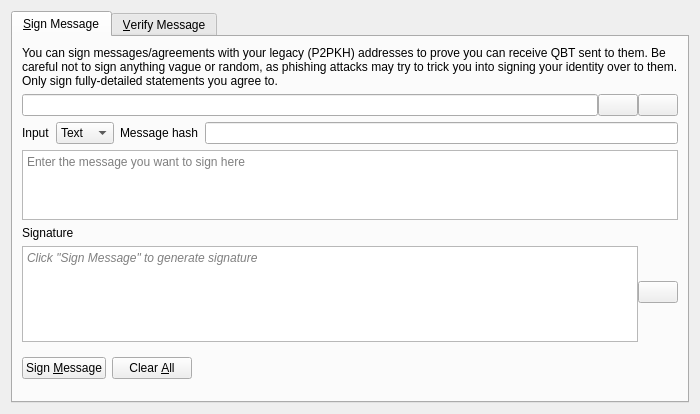
<?xml version="1.0" encoding="UTF-8"?>
<ui version="4.0">
 <class>SignVerifyMessageDialog</class>
 <widget class="QDialog" name="SignVerifyMessageDialog">
  <property name="geometry">
   <rect>
    <x>0</x>
    <y>0</y>
    <width>700</width>
    <height>380</height>
   </rect>
  </property>
  <property name="windowTitle">
   <string>Signatures - Sign / Verify a Message</string>
  </property>
  <property name="modal">
   <bool>true</bool>
  </property>
  <layout class="QVBoxLayout" name="verticalLayout">
   <item>
    <widget class="QTabWidget" name="tabWidget">
     <property name="currentIndex">
      <number>0</number>
     </property>
     <widget class="QWidget" name="tabSignMessage">
      <attribute name="title">
       <string>&amp;Sign Message</string>
      </attribute>
      <layout class="QVBoxLayout" name="verticalLayout_SM">
       <item>
        <widget class="QLabel" name="infoLabel_SM">
         <property name="text">
          <string>You can sign messages/agreements with your legacy (P2PKH) addresses to prove you can receive QBT sent to them. Be careful not to sign anything vague or random, as phishing attacks may try to trick you into signing your identity over to them. Only sign fully-detailed statements you agree to.</string>
         </property>
         <property name="textFormat">
          <enum>Qt::PlainText</enum>
         </property>
         <property name="wordWrap">
          <bool>true</bool>
         </property>
        </widget>
       </item>
       <item>
        <layout class="QHBoxLayout" name="horizontalLayout_1_SM">
         <property name="spacing">
          <number>0</number>
         </property>
         <item>
          <widget class="QValidatedLineEdit" name="addressIn_SM">
           <property name="toolTip">
            <string>The qbit address to sign the message with</string>
           </property>
          </widget>
         </item>
         <item>
          <widget class="QPushButton" name="addressBookButton_SM">
           <property name="toolTip">
            <string>Choose previously used address</string>
           </property>
           <property name="text">
            <string/>
           </property>
           <property name="icon">
            <iconset resource="../qbit.qrc">
             <normaloff>:/icons/address-book</normaloff>:/icons/address-book</iconset>
           </property>
           <property name="shortcut">
            <string>Alt+A</string>
           </property>
           <property name="autoDefault">
            <bool>false</bool>
           </property>
          </widget>
         </item>
         <item>
          <widget class="QPushButton" name="pasteButton_SM">
           <property name="toolTip">
            <string>Paste address from clipboard</string>
           </property>
           <property name="text">
            <string/>
           </property>
           <property name="icon">
            <iconset resource="../qbit.qrc">
             <normaloff>:/icons/editpaste</normaloff>:/icons/editpaste</iconset>
           </property>
           <property name="shortcut">
            <string>Alt+P</string>
           </property>
           <property name="autoDefault">
            <bool>false</bool>
           </property>
          </widget>
         </item>
        </layout>
       </item>
       <item>
        <layout class="QHBoxLayout" name="p2mrInputModeLayout_SM">
         <item>
          <widget class="QLabel" name="p2mrInputModeLabel_SM">
           <property name="text">
            <string>Input</string>
           </property>
           <property name="textFormat">
            <enum>Qt::PlainText</enum>
           </property>
          </widget>
         </item>
         <item>
          <widget class="QComboBox" name="p2mrDataInputMode_SM">
           <item>
            <property name="text">
             <string>Text</string>
            </property>
           </item>
           <item>
            <property name="text">
             <string>Hash</string>
            </property>
           </item>
          </widget>
         </item>
         <item>
          <widget class="QLabel" name="p2mrMessageHashLabel_SM">
           <property name="text">
            <string>Message hash</string>
           </property>
           <property name="textFormat">
            <enum>Qt::PlainText</enum>
           </property>
          </widget>
         </item>
         <item>
          <widget class="QLineEdit" name="p2mrMessageHash_SM">
           <property name="toolTip">
            <string>The 32-byte hash that will be passed to the P2MR/PQC signing RPC</string>
           </property>
           <property name="readOnly">
            <bool>true</bool>
           </property>
          </widget>
         </item>
        </layout>
       </item>
       <item>
        <widget class="QPlainTextEdit" name="messageIn_SM">
         <property name="toolTip">
          <string>Enter the message you want to sign here</string>
         </property>
         <property name="placeholderText">
          <string>Enter the message you want to sign here</string>
         </property>
        </widget>
       </item>
       <item>
        <widget class="QLabel" name="signatureLabel_SM">
         <property name="text">
          <string>Signature</string>
         </property>
         <property name="textFormat">
          <enum>Qt::PlainText</enum>
         </property>
        </widget>
       </item>
       <item>
        <layout class="QHBoxLayout" name="horizontalLayout_2_SM">
         <property name="spacing">
          <number>0</number>
         </property>
         <item>
          <widget class="QPlainTextEdit" name="signatureOut_SM">
           <property name="minimumSize">
            <size>
             <width>0</width>
             <height>96</height>
            </size>
           </property>
           <property name="placeholderText">
            <string>Click "Sign Message" to generate signature</string>
           </property>
           <property name="font">
            <font>
             <italic>true</italic>
            </font>
           </property>
           <property name="readOnly">
            <bool>true</bool>
           </property>
          </widget>
         </item>
         <item>
          <widget class="QPushButton" name="copySignatureButton_SM">
           <property name="toolTip">
            <string>Copy the current signature to the clipboard</string>
           </property>
           <property name="text">
            <string/>
           </property>
           <property name="icon">
            <iconset resource="../qbit.qrc">
             <normaloff>:/icons/editcopy</normaloff>:/icons/editcopy</iconset>
           </property>
           <property name="autoDefault">
            <bool>false</bool>
           </property>
          </widget>
         </item>
        </layout>
       </item>
       <item>
        <layout class="QHBoxLayout" name="horizontalLayout_3_SM">
         <item>
          <widget class="QPushButton" name="signMessageButton_SM">
           <property name="toolTip">
            <string>Sign the message to prove you own this qbit address</string>
           </property>
           <property name="text">
            <string>Sign &amp;Message</string>
           </property>
           <property name="icon">
            <iconset resource="../qbit.qrc">
             <normaloff>:/icons/edit</normaloff>:/icons/edit</iconset>
           </property>
           <property name="autoDefault">
            <bool>false</bool>
           </property>
          </widget>
         </item>
         <item>
          <widget class="QPushButton" name="clearButton_SM">
           <property name="toolTip">
            <string>Reset all sign message fields</string>
           </property>
           <property name="text">
            <string>Clear &amp;All</string>
           </property>
           <property name="icon">
            <iconset resource="../qbit.qrc">
             <normaloff>:/icons/remove</normaloff>:/icons/remove</iconset>
           </property>
           <property name="autoDefault">
            <bool>false</bool>
           </property>
          </widget>
         </item>
         <item>
          <spacer name="horizontalSpacer_1_SM">
           <property name="orientation">
            <enum>Qt::Horizontal</enum>
           </property>
           <property name="sizeHint" stdset="0">
            <size>
             <width>40</width>
             <height>48</height>
            </size>
           </property>
          </spacer>
         </item>
         <item>
          <widget class="QLabel" name="statusLabel_SM">
           <property name="font">
            <font>
             <weight>75</weight>
             <bold>true</bold>
            </font>
           </property>
           <property name="text">
            <string/>
           </property>
           <property name="wordWrap">
            <bool>true</bool>
           </property>
          </widget>
         </item>
         <item>
          <spacer name="horizontalSpacer_2_SM">
           <property name="orientation">
            <enum>Qt::Horizontal</enum>
           </property>
           <property name="sizeHint" stdset="0">
            <size>
             <width>40</width>
             <height>48</height>
            </size>
           </property>
          </spacer>
         </item>
        </layout>
       </item>
      </layout>
     </widget>
     <widget class="QWidget" name="tabVerifyMessage">
      <attribute name="title">
       <string>&amp;Verify Message</string>
      </attribute>
      <layout class="QVBoxLayout" name="verticalLayout_VM">
       <item>
        <widget class="QLabel" name="infoLabel_VM">
         <property name="text">
          <string>Enter the receiver's address, message (ensure you copy line breaks, spaces, tabs, etc. exactly) and signature below to verify the message. Be careful not to read more into the signature than what is in the signed message itself, to avoid being tricked by a man-in-the-middle attack. Note that this only proves the signing party receives with the address, it cannot prove sendership of any transaction!</string>
         </property>
         <property name="textFormat">
          <enum>Qt::PlainText</enum>
         </property>
         <property name="alignment">
          <set>Qt::AlignLeading|Qt::AlignLeft|Qt::AlignTop</set>
         </property>
         <property name="wordWrap">
          <bool>true</bool>
         </property>
        </widget>
       </item>
       <item>
        <layout class="QHBoxLayout" name="horizontalLayout_1_VM">
         <property name="spacing">
          <number>0</number>
         </property>
         <item>
          <widget class="QLabel" name="expectedSignerLabel_VM">
           <property name="visible">
            <bool>false</bool>
           </property>
           <property name="text">
            <string>&amp;Expected signer (optional):</string>
           </property>
           <property name="textFormat">
            <enum>Qt::PlainText</enum>
           </property>
           <property name="buddy">
            <cstring>addressIn_VM</cstring>
           </property>
          </widget>
         </item>
         <item>
          <spacer name="expectedSignerSpacer_VM">
           <property name="orientation">
            <enum>Qt::Horizontal</enum>
           </property>
           <property name="sizeType">
            <enum>QSizePolicy::Fixed</enum>
           </property>
           <property name="sizeHint" stdset="0">
            <size>
             <width>8</width>
             <height>0</height>
            </size>
           </property>
          </spacer>
         </item>
         <item>
          <widget class="QValidatedLineEdit" name="addressIn_VM">
           <property name="toolTip">
            <string>The qbit address the message was signed with</string>
           </property>
          </widget>
         </item>
         <item>
          <widget class="QPushButton" name="addressBookButton_VM">
           <property name="toolTip">
            <string>Choose previously used address</string>
           </property>
           <property name="text">
            <string/>
           </property>
           <property name="icon">
            <iconset resource="../qbit.qrc">
             <normaloff>:/icons/address-book</normaloff>:/icons/address-book</iconset>
           </property>
           <property name="shortcut">
            <string>Alt+A</string>
           </property>
           <property name="autoDefault">
            <bool>false</bool>
           </property>
          </widget>
         </item>
        </layout>
       </item>
       <item>
        <layout class="QHBoxLayout" name="p2mrVerifyModeLayout_VM">
         <item>
          <widget class="QLabel" name="p2mrVerifyModeLabel_VM">
           <property name="text">
            <string>Input</string>
           </property>
           <property name="textFormat">
            <enum>Qt::PlainText</enum>
           </property>
          </widget>
         </item>
         <item>
          <widget class="QComboBox" name="p2mrVerifyInputMode_VM">
           <item>
            <property name="text">
             <string>Text + proof</string>
            </property>
           </item>
           <item>
            <property name="text">
             <string>Hash + proof</string>
            </property>
           </item>
           <item>
            <property name="text">
             <string>Proof only</string>
            </property>
           </item>
          </widget>
         </item>
         <item>
          <widget class="QLabel" name="p2mrVerifyMessageHashLabel_VM">
           <property name="text">
            <string>Message hash</string>
           </property>
           <property name="textFormat">
            <enum>Qt::PlainText</enum>
           </property>
          </widget>
         </item>
         <item>
          <widget class="QLineEdit" name="p2mrVerifyMessageHash_VM">
           <property name="toolTip">
            <string>The 32-byte hash that must match the proof JSON</string>
           </property>
           <property name="readOnly">
            <bool>true</bool>
           </property>
          </widget>
         </item>
        </layout>
       </item>
       <item>
        <widget class="QLabel" name="p2mrVerifyDataLabel_VM">
         <property name="text">
          <string>Data</string>
         </property>
         <property name="textFormat">
          <enum>Qt::PlainText</enum>
         </property>
        </widget>
       </item>
       <item>
        <widget class="QPlainTextEdit" name="p2mrDataIn_VM">
         <property name="toolTip">
          <string>Enter the signed data to bind to the proof JSON</string>
         </property>
         <property name="placeholderText">
          <string>Enter the signed data to bind to the proof JSON</string>
         </property>
        </widget>
       </item>
       <item>
        <widget class="QLabel" name="p2mrProofLabel_VM">
         <property name="text">
          <string>Proof JSON</string>
         </property>
         <property name="textFormat">
          <enum>Qt::PlainText</enum>
         </property>
        </widget>
       </item>
       <item>
        <widget class="QPlainTextEdit" name="messageIn_VM">
          <property name="toolTip">
            <string>The signed message to verify</string>
          </property>
          <property name="placeholderText">
            <string>The signed message to verify</string>
          </property>
        </widget>
       </item>
       <item>
        <widget class="QValidatedLineEdit" name="signatureIn_VM">
          <property name="toolTip">
            <string>The signature given when the message was signed</string>
          </property>
          <property name="placeholderText">
            <string>The signature given when the message was signed</string>
          </property>
        </widget>
       </item>
       <item>
        <layout class="QHBoxLayout" name="horizontalLayout_2_VM">
         <item>
          <widget class="QPushButton" name="verifyMessageButton_VM">
           <property name="toolTip">
            <string>Verify the message to ensure it was signed with the specified qbit address</string>
           </property>
           <property name="text">
            <string>Verify &amp;Message</string>
           </property>
           <property name="icon">
            <iconset resource="../qbit.qrc">
             <normaloff>:/icons/transaction_0</normaloff>:/icons/transaction_0</iconset>
           </property>
           <property name="autoDefault">
            <bool>false</bool>
           </property>
          </widget>
         </item>
         <item>
          <widget class="QPushButton" name="clearButton_VM">
           <property name="toolTip">
            <string>Reset all verify message fields</string>
           </property>
           <property name="text">
            <string>Clear &amp;All</string>
           </property>
           <property name="icon">
            <iconset resource="../qbit.qrc">
             <normaloff>:/icons/remove</normaloff>:/icons/remove</iconset>
           </property>
           <property name="autoDefault">
            <bool>false</bool>
           </property>
          </widget>
         </item>
         <item>
          <spacer name="horizontalSpacer_1_VM">
           <property name="orientation">
            <enum>Qt::Horizontal</enum>
           </property>
           <property name="sizeHint" stdset="0">
            <size>
             <width>40</width>
             <height>48</height>
            </size>
           </property>
          </spacer>
         </item>
         <item>
          <widget class="QLabel" name="statusLabel_VM">
           <property name="font">
            <font>
             <weight>75</weight>
             <bold>true</bold>
            </font>
           </property>
           <property name="text">
            <string/>
           </property>
           <property name="wordWrap">
            <bool>true</bool>
           </property>
          </widget>
         </item>
         <item>
          <spacer name="horizontalSpacer_2_VM">
           <property name="orientation">
            <enum>Qt::Horizontal</enum>
           </property>
           <property name="sizeHint" stdset="0">
            <size>
             <width>40</width>
             <height>48</height>
            </size>
           </property>
          </spacer>
         </item>
        </layout>
       </item>
      </layout>
     </widget>
    </widget>
   </item>
  </layout>
 </widget>
 <customwidgets>
  <customwidget>
   <class>QValidatedLineEdit</class>
   <extends>QLineEdit</extends>
   <header>qt/qvalidatedlineedit.h</header>
  </customwidget>
 </customwidgets>
 <resources>
  <include location="../qbit.qrc"/>
 </resources>
 <connections/>
</ui>
